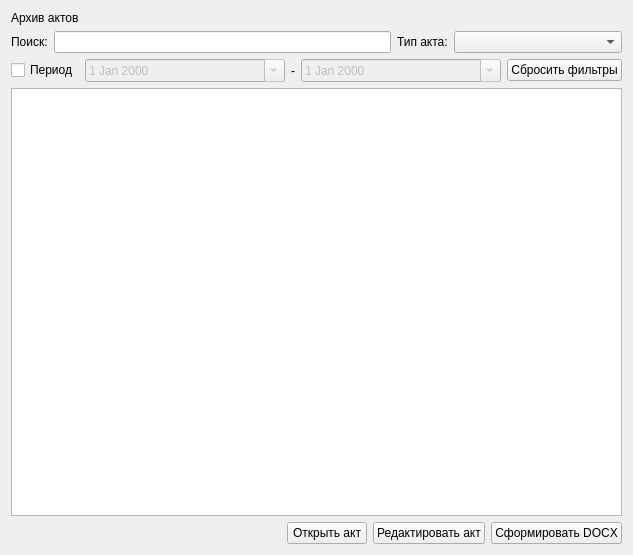
<?xml version="1.0" encoding="UTF-8"?>
<ui version="4.0">
 <class>ArchiveWidget</class>
 <widget class="QWidget" name="ArchiveWidget">
  <property name="geometry">
   <rect>
    <x>0</x>
    <y>0</y>
    <width>633</width>
    <height>555</height>
   </rect>
  </property>
  <property name="windowTitle">
   <string>ArchiveWidget</string>
  </property>
  <layout class="QVBoxLayout" name="verticalLayout">
   <item>
    <widget class="QLabel" name="titleLabel">
     <property name="text">
      <string>Архив актов</string>
     </property>
    </widget>
   </item>
   <item>
    <layout class="QHBoxLayout" name="horizontalLayout">
     <item>
      <widget class="QLabel" name="searchLabel">
       <property name="text">
        <string>Поиск:</string>
       </property>
      </widget>
     </item>
     <item>
      <widget class="QLineEdit" name="searchLineEdit">
       <property name="sizePolicy">
        <sizepolicy hsizetype="Expanding" vsizetype="Fixed">
         <horstretch>2</horstretch>
         <verstretch>0</verstretch>
        </sizepolicy>
       </property>
       <property name="clearButtonEnabled">
        <bool>true</bool>
       </property>
      </widget>
     </item>
     <item>
      <widget class="QLabel" name="searchTypeLabel">
       <property name="text">
        <string>Тип акта:</string>
       </property>
      </widget>
     </item>
     <item>
      <widget class="QComboBox" name="actTypeComboBox">
       <property name="sizePolicy">
        <sizepolicy hsizetype="Expanding" vsizetype="Fixed">
         <horstretch>1</horstretch>
         <verstretch>0</verstretch>
        </sizepolicy>
       </property>
      </widget>
     </item>
    </layout>
   </item>
   <item>
    <layout class="QHBoxLayout" name="horizontalLayout_2">
     <item>
      <widget class="QCheckBox" name="dateFilterCheckBox">
       <property name="text">
        <string>Период</string>
       </property>
      </widget>
     </item>
     <item>
      <widget class="QDateEdit" name="dateFromEdit">
       <property name="enabled">
        <bool>false</bool>
       </property>
       <property name="sizePolicy">
        <sizepolicy hsizetype="Expanding" vsizetype="Fixed">
         <horstretch>1</horstretch>
         <verstretch>0</verstretch>
        </sizepolicy>
       </property>
       <property name="calendarPopup">
        <bool>true</bool>
       </property>
      </widget>
     </item>
     <item>
      <widget class="QLabel" name="dateDifferentLabel">
       <property name="text">
        <string>-</string>
       </property>
      </widget>
     </item>
     <item>
      <widget class="QDateEdit" name="dateToEdit">
       <property name="enabled">
        <bool>false</bool>
       </property>
       <property name="sizePolicy">
        <sizepolicy hsizetype="Expanding" vsizetype="Fixed">
         <horstretch>1</horstretch>
         <verstretch>0</verstretch>
        </sizepolicy>
       </property>
       <property name="calendarPopup">
        <bool>true</bool>
       </property>
      </widget>
     </item>
     <item>
      <widget class="QPushButton" name="resetFiltersButton">
       <property name="text">
        <string>Сбросить фильтры</string>
       </property>
      </widget>
     </item>
    </layout>
   </item>
   <item>
    <widget class="QTableView" name="actsTableView"/>
   </item>
   <item>
    <layout class="QHBoxLayout" name="buttonLyaout">
     <item>
      <spacer name="horizontalSpacer">
       <property name="orientation">
        <enum>Qt::Orientation::Horizontal</enum>
       </property>
       <property name="sizeHint" stdset="0">
        <size>
         <width>40</width>
         <height>20</height>
        </size>
       </property>
      </spacer>
     </item>
     <item>
      <widget class="QPushButton" name="openActButton">
       <property name="text">
        <string>Открыть акт</string>
       </property>
      </widget>
     </item>
     <item>
      <widget class="QPushButton" name="editActButton">
       <property name="text">
        <string>Редактировать акт</string>
       </property>
      </widget>
     </item>
     <item>
      <widget class="QPushButton" name="generateDocxButton">
       <property name="text">
        <string>Сформировать DOCX</string>
       </property>
      </widget>
     </item>
    </layout>
   </item>
  </layout>
 </widget>
 <tabstops>
  <tabstop>searchLineEdit</tabstop>
  <tabstop>actTypeComboBox</tabstop>
  <tabstop>dateFilterCheckBox</tabstop>
  <tabstop>dateFromEdit</tabstop>
  <tabstop>dateToEdit</tabstop>
  <tabstop>resetFiltersButton</tabstop>
  <tabstop>actsTableView</tabstop>
  <tabstop>openActButton</tabstop>
  <tabstop>editActButton</tabstop>
  <tabstop>generateDocxButton</tabstop>
 </tabstops>
 <resources/>
 <connections/>
</ui>
